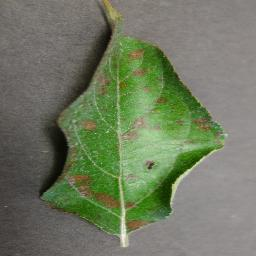
#> input picture app/gradio/examples/apple_cedar_apple_rust.jpg, 256 x 256 px
$ python -i features.py   (imports and definitions only)
#> lines starting #> are read from the running program, lines starting #| are printed output that depends on the picture
### src/plantdx/data/source.py
"""Access to the official PlantVillage release on the Hugging Face Hub.

Why not `datasets.load_dataset("mohanty/PlantVillage", "color")`?
The repo is built around a Python loading script (plant_village.py), and
`datasets` 4.0+ no longer runs loading scripts. So we read the same files the
script reads, directly via `huggingface_hub`:

    data.zip                      images, laid out as raw/<variant>/<class>/<file>
    splits/<variant>_train.txt    official leaf-grouped 80/20 split, one path per line
    splits/<variant>_test.txt
    leaf_grouping/leaf-map.json   image identifier -> physical leaf id(s)

`leaf_identifier` and `resolve_leaf_id` reproduce the script's leaf_id logic, so
our splits keep the same leakage guarantee as the official release.
See docs/decisions.md (D-001).
"""

from __future__ import annotations

import json
from dataclasses import dataclass
from pathlib import Path

HF_REPO_ID = "mohanty/PlantVillage"
HF_REPO_TYPE = "dataset"
VARIANTS = ("color", "grayscale", "segmented")
LEAF_MAP_FILE = "leaf_grouping/leaf-map.json"
DATA_ZIP_FILE = "data.zip"

# Sizes stated on the dataset card for the `color` variant; checked in step 2.1.
EXPECTED_SIZES = {"color": {"train": 43_596, "test": 10_709}}

# The 38 classes in the canonical (ASCII-sorted) order. Indices never change:
# training, evaluation, the demo and every exported model use this order.
CLASSES: tuple[str, ...] = (
    "Apple___Apple_scab",
    "Apple___Black_rot",
    "Apple___Cedar_apple_rust",
    "Apple___healthy",
    "Blueberry___healthy",
    "Cherry_(including_sour)___Powdery_mildew",
    "Cherry_(including_sour)___healthy",
    "Corn_(maize)___Cercospora_leaf_spot Gray_leaf_spot",
    "Corn_(maize)___Common_rust_",
    "Corn_(maize)___Northern_Leaf_Blight",
    "Corn_(maize)___healthy",
    "Grape___Black_rot",
    "Grape___Esca_(Black_Measles)",
    "Grape___Leaf_blight_(Isariopsis_Leaf_Spot)",
    "Grape___healthy",
    "Orange___Haunglongbing_(Citrus_greening)",
    "Peach___Bacterial_spot",
    "Peach___healthy",
    "Pepper,_bell___Bacterial_spot",
    "Pepper,_bell___healthy",
    "Potato___Early_blight",
    "Potato___Late_blight",
    "Potato___healthy",
    "Raspberry___healthy",
    "Soybean___healthy",
    "Squash___Powdery_mildew",
    "Strawberry___Leaf_scorch",
    "Strawberry___healthy",
    "Tomato___Bacterial_spot",
    "Tomato___Early_blight",
    "Tomato___Late_blight",
    "Tomato___Leaf_Mold",
    "Tomato___Septoria_leaf_spot",
    "Tomato___Spider_mites Two-spotted_spider_mite",
    "Tomato___Target_Spot",
    "Tomato___Tomato_Yellow_Leaf_Curl_Virus",
    "Tomato___Tomato_mosaic_virus",
    "Tomato___healthy",
)
CLASS_TO_INDEX = {name: i for i, name in enumerate(CLASSES)}


def crop_name(name: str) -> str:
    """Readable crop of a class: 'Pepper,_bell___healthy' -> 'Pepper, bell'."""
    return name.partition("___")[0].split("_(")[0].replace("_", " ")


# [4 lines left out: function display_name, not called in this run]


def is_healthy(name: str) -> bool:
    return name.endswith("___healthy")


CROPS: tuple[str, ...] = tuple(dict.fromkeys(crop_name(c) for c in CLASSES))


@dataclass(frozen=True)
class Record:
    """One image entry from an official split file."""

    path: str  # relative path inside data.zip, e.g. raw/color/Apple___healthy/x.JPG
    label: str
    crop: str
    disease: str

    @property
    def label_index(self) -> int:
        return CLASS_TO_INDEX[self.label]


# [17 lines left out: functions split_file, parse_path, not called in this run]


def relative_path(member_path: str) -> str:
    """'raw/color/<class>/<file>' -> '<class>/<file>' (the form stored in splits/*.csv)."""
    return member_path.split("/", 2)[2]


def zip_member(variant: str, rel_path: str) -> str:
    """Inverse of `relative_path`: the member name inside data.zip."""
    return f"raw/{variant}/{rel_path}"


# [76 lines left out: functions read_split_index, leaf_identifier, load_leaf_map, resolve_leaf_id, fetch_index_files, not called in this run]

### src/plantdx/baselines/features.py
"""Hand-crafted image features for the classical baseline (plan step 3.1).

Each image is resized to S x S (default 128) and described by three classic descriptors:

* **colour**: HSV histogram, 32 bins per channel, each channel normalised to sum 1 (96 values).
  Disease symptoms are often colour changes (yellowing, brown or black lesions, rust).
* **shape / texture edges**: HOG on the greyscale image, 9 orientations, 16 x 16 pixel cells,
  2 x 2 cell blocks, L2-Hys (1,764 values at 128 px).
* **micro-texture**: uniform LBP (P = 8, R = 1) histogram, 10 bins, normalised (10 values).

1,870 values per image at 128 px. Extraction runs once per split and is cached as .npz under the
artifacts folder (Drive on Colab); the cache name contains the image size, the feature version and
a hash of the file list, so a changed split or feature definition never reuses a stale cache.
"""

from __future__ import annotations

import hashlib
from pathlib import Path

import numpy as np
import pandas as pd
from PIL import Image
from skimage.color import rgb2gray, rgb2hsv
from skimage.feature import hog, local_binary_pattern

from plantdx.data.images import image_path

# Bump when the feature definition changes: old caches are then ignored.
FEATURE_VERSION = 1

HSV_BINS = 32
HOG_ORIENTATIONS = 9
HOG_CELL = 16
HOG_BLOCK = 2
LBP_P, LBP_R = 8, 1
LBP_BINS = LBP_P + 2  # "uniform" LBP codes are 0..P+1


# [24 lines left out: functions feature_dim, feature_slices, load_rgb, not called in this run]


def image_features(rgb: np.ndarray) -> np.ndarray:
    """Feature vector (float32) of one uint8 RGB image [S, S, 3]."""
    if rgb.ndim != 3 or rgb.shape[2] != 3 or rgb.dtype != np.uint8:
        raise ValueError(f"expected uint8 [S, S, 3], got {rgb.dtype} {rgb.shape}")
    n_pixels = rgb.shape[0] * rgb.shape[1]
#> n_pixels = 65536

    hsv = rgb2hsv(rgb)
#> hsv: shape (256, 256, 3) float64; mean of channels 0, 1, 2 0.152, 0.22, 0.486
    colour = np.concatenate(
        [np.histogram(hsv[..., c], bins=HSV_BINS, range=(0.0, 1.0))[0] for c in range(3)]
    ) / float(n_pixels)
#> colour = 96 values, max 0.325 at index 33, min 0 at index 15, mean 0.0312

    gray = rgb2gray(rgb)  # float in [0, 1]
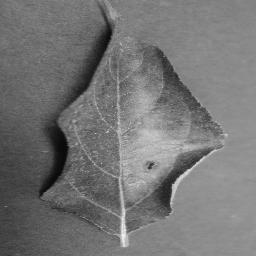
#> gray: shape (256, 256) float64; min 0.014, max 0.956, mean 0.461
    edges = hog(
        gray,
        orientations=HOG_ORIENTATIONS,
        pixels_per_cell=(HOG_CELL, HOG_CELL),
        cells_per_block=(HOG_BLOCK, HOG_BLOCK),
        block_norm="L2-Hys",
        feature_vector=True,
    )
#> edges = 8100 values, max 0.52 at index 6337, min 0 at index 6479, mean 0.152

    gray_u8 = np.round(gray * 255).astype(np.uint8)
    codes = local_binary_pattern(gray_u8, LBP_P, LBP_R, method="uniform")
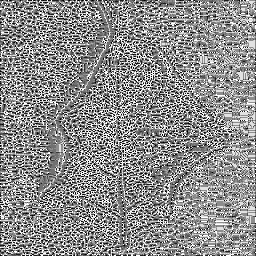
#> codes: shape (256, 256) float64; min 0, max 9, mean 4.99; drawn with min black and max white
    texture = np.bincount(codes.astype(np.int64).ravel(), minlength=LBP_BINS)[:LBP_BINS]
#> texture = [2894, 5446, 3504, 7174, 9475, 10310, 6143, 6016, 6764, 7810]
    texture = texture / float(n_pixels)
#> texture = [0.0442, 0.0831, 0.0535, 0.109, 0.145, 0.157, 0.0937, 0.0918, 0.103, 0.119]

    return np.concatenate([colour, edges, texture]).astype(np.float32)


def _features_for_files(files: list[str], size: int) -> np.ndarray:
    return np.stack([image_features(load_rgb(f, size)) for f in files])


# [17 lines left out: function features_for_files, not called in this run]


def cache_name(paths: list[str], size: int, tag: str = "") -> str:
    digest = hashlib.sha1("\n".join(paths).encode()).hexdigest()[:12]
    return f"{tag + '_' if tag else ''}{size}px_v{FEATURE_VERSION}_{digest}.npz"


# [25 lines left out: function split_features, not called in this run]

>>> import cv2
>>> picture = cv2.cvtColor(cv2.imread('../../../app/gradio/examples/apple_cedar_apple_rust.jpg'), cv2.COLOR_BGR2RGB)
>>> result = image_features(picture)
#> result = 8206 values, max 0.52 at index 6433, min 0 at index 15, mean 0.15

$ run again, on app/gradio/examples/grape_black_rot.jpg
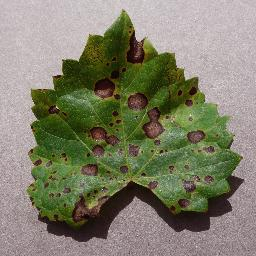
#> input picture app/gradio/examples/grape_black_rot.jpg, 256 x 256 px
#> hsv: shape (256, 256, 3) float64; mean of channels 0, 1, 2 0.527, 0.324, 0.533
#> colour = 96 values, max 0.243 at index 33, min 0 at index 11, mean 0.0312
#> in image_features, `gray = rgb2gray(rgb)`:
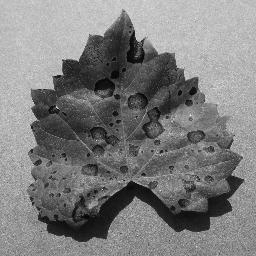
#> gray: shape (256, 256) float64; min 0.00833, max 0.943, mean 0.496
#> edges = 8100 values, max 0.29 at index 306, min 0.0182 at index 6190, mean 0.159
#> in image_features, `codes = local_binary_pattern(gray_u8, LBP_P, LBP_R, method="uniform")`:
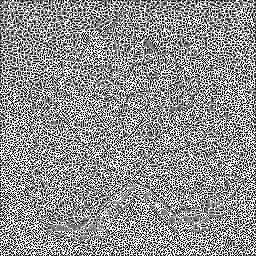
#> codes: shape (256, 256) float64; min 0, max 9, mean 5.09; drawn with min black and max white
#> in image_features, `texture = np.bincount(codes.astype(np.int64).ravel(), minlength=LBP_BI..`: texture = [7313, 7104, 3850, 4534, 4854, 4853, 4505, 6876, 8474, 13173]
#> in image_features, `texture = texture / float(n_pixels)`: texture = [0.112, 0.108, 0.0587, 0.0692, 0.0741, 0.0741, 0.0687, 0.105, 0.129, 0.201]
#> result = 8206 values, max 0.29 at index 402, min 0 at index 11, mean 0.158

$ run again, on app/gradio/examples/pepper_bell_healthy.jpg
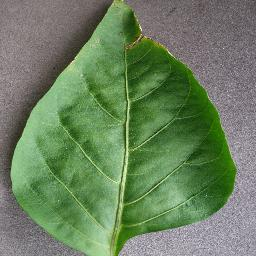
#> input picture app/gradio/examples/pepper_bell_healthy.jpg, 256 x 256 px
#> hsv: shape (256, 256, 3) float64; mean of channels 0, 1, 2 0.433, 0.312, 0.521
#> colour = 96 values, max 0.346 at index 9, min 0 at index 64, mean 0.0312
#> in image_features, `gray = rgb2gray(rgb)`:
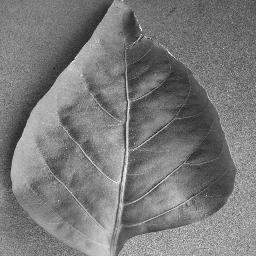
#> gray: shape (256, 256) float64; min 0.0926, max 0.972, mean 0.48
#> edges = 8100 values, max 0.362 at index 6705, min 0.0243 at index 7066, mean 0.156
#> in image_features, `codes = local_binary_pattern(gray_u8, LBP_P, LBP_R, method="uniform")`:
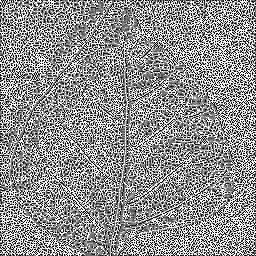
#> codes: shape (256, 256) float64; min 0, max 9, mean 5.07; drawn with min black and max white
#> in image_features, `texture = np.bincount(codes.astype(np.int64).ravel(), minlength=LBP_BI..`: texture = [7210, 7102, 3677, 4638, 5387, 4992, 4603, 6874, 8098, 12955]
#> in image_features, `texture = texture / float(n_pixels)`: texture = [0.11, 0.108, 0.0561, 0.0708, 0.0822, 0.0762, 0.0702, 0.105, 0.124, 0.198]
#> result = 8206 values, max 0.362 at index 6801, min 0 at index 64, mean 0.154

$ run again, on app/gradio/examples/potato_early_blight.jpg
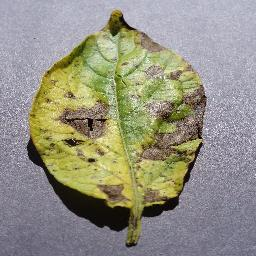
#> input picture app/gradio/examples/potato_early_blight.jpg, 256 x 256 px
#> hsv: shape (256, 256, 3) float64; mean of channels 0, 1, 2 0.466, 0.243, 0.615
#> colour = 96 values, max 0.31 at index 34, min 0 at index 15, mean 0.0312
#> in image_features, `gray = rgb2gray(rgb)`:
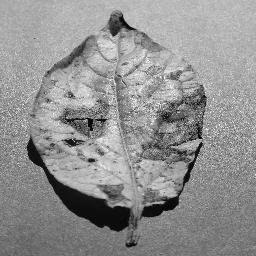
#> gray: shape (256, 256) float64; min 0.000833, max 0.996, mean 0.57
#> edges = 8100 values, max 0.362 at index 309, min 0.000669 at index 6715, mean 0.158
#> in image_features, `codes = local_binary_pattern(gray_u8, LBP_P, LBP_R, method="uniform")`:
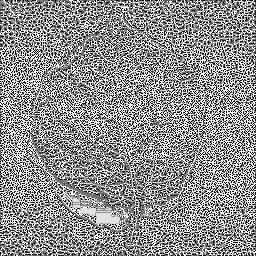
#> codes: shape (256, 256) float64; min 0, max 9, mean 5.06; drawn with min black and max white
#> in image_features, `texture = np.bincount(codes.astype(np.int64).ravel(), minlength=LBP_BI..`: texture = [6917, 6890, 3806, 4825, 5626, 5265, 4644, 6902, 8146, 12515]
#> in image_features, `texture = texture / float(n_pixels)`: texture = [0.106, 0.105, 0.0581, 0.0736, 0.0858, 0.0803, 0.0709, 0.105, 0.124, 0.191]
#> result = 8206 values, max 0.362 at index 405, min 0 at index 15, mean 0.156
